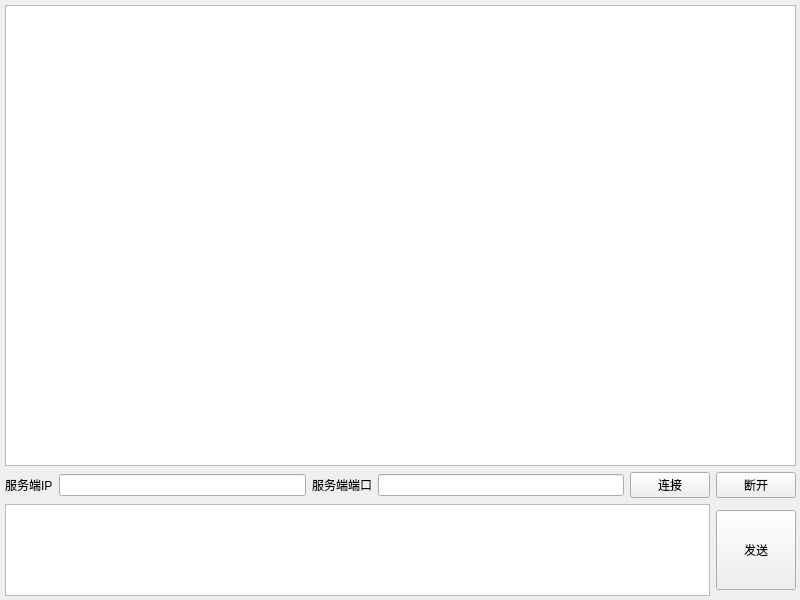
<?xml version="1.0" encoding="UTF-8"?>
<ui version="4.0">
 <class>Widget</class>
 <widget class="QWidget" name="Widget">
  <property name="geometry">
   <rect>
    <x>0</x>
    <y>0</y>
    <width>800</width>
    <height>600</height>
   </rect>
  </property>
  <property name="windowTitle">
   <string>网络调试助手客户端 - 老陈出品</string>
  </property>
  <widget class="QWidget" name="">
   <property name="geometry">
    <rect>
     <x>0</x>
     <y>0</y>
     <width>801</width>
     <height>601</height>
    </rect>
   </property>
   <layout class="QVBoxLayout" name="verticalLayout" stretch="5,1,1">
    <property name="leftMargin">
     <number>5</number>
    </property>
    <property name="topMargin">
     <number>5</number>
    </property>
    <property name="rightMargin">
     <number>5</number>
    </property>
    <property name="bottomMargin">
     <number>5</number>
    </property>
    <item>
     <widget class="QTextEdit" name="textEdit"/>
    </item>
    <item>
     <layout class="QHBoxLayout" name="horizontalLayout_2">
      <item>
       <widget class="QLabel" name="label">
        <property name="text">
         <string>服务端IP</string>
        </property>
       </widget>
      </item>
      <item>
       <widget class="QLineEdit" name="lineEdit"/>
      </item>
      <item>
       <widget class="QLabel" name="label_2">
        <property name="text">
         <string>服务端端口</string>
        </property>
       </widget>
      </item>
      <item>
       <widget class="QLineEdit" name="lineEdit_2"/>
      </item>
      <item>
       <widget class="QPushButton" name="btnConnect">
        <property name="text">
         <string>连接</string>
        </property>
       </widget>
      </item>
      <item>
       <widget class="QPushButton" name="btndiscon">
        <property name="text">
         <string>断开</string>
        </property>
       </widget>
      </item>
     </layout>
    </item>
    <item>
     <layout class="QHBoxLayout" name="horizontalLayout">
      <item>
       <widget class="QTextEdit" name="textEdit_2"/>
      </item>
      <item>
       <widget class="QPushButton" name="btnSend">
        <property name="minimumSize">
         <size>
          <width>60</width>
          <height>80</height>
         </size>
        </property>
        <property name="text">
         <string>发送</string>
        </property>
       </widget>
      </item>
     </layout>
    </item>
   </layout>
  </widget>
 </widget>
 <resources/>
 <connections/>
</ui>
